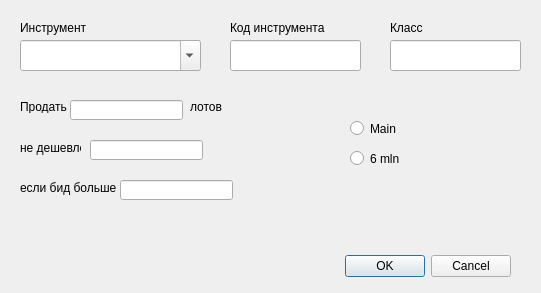
<?xml version="1.0" encoding="UTF-8"?>
<ui version="4.0">
 <class>pokrivator_editor</class>
 <widget class="QDialog" name="pokrivator_editor">
  <property name="geometry">
   <rect>
    <x>0</x>
    <y>0</y>
    <width>541</width>
    <height>293</height>
   </rect>
  </property>
  <property name="windowTitle">
   <string>Dialog</string>
  </property>
  <widget class="QDialogButtonBox" name="buttonBox">
   <property name="geometry">
    <rect>
     <x>170</x>
     <y>250</y>
     <width>341</width>
     <height>32</height>
    </rect>
   </property>
   <property name="orientation">
    <enum>Qt::Horizontal</enum>
   </property>
   <property name="standardButtons">
    <set>QDialogButtonBox::Cancel|QDialogButtonBox::Ok</set>
   </property>
  </widget>
  <widget class="QRadioButton" name="radioButton">
   <property name="geometry">
    <rect>
     <x>350</x>
     <y>120</y>
     <width>82</width>
     <height>17</height>
    </rect>
   </property>
   <property name="text">
    <string>Main</string>
   </property>
   <attribute name="buttonGroup">
    <string notr="true">buttonGroup</string>
   </attribute>
  </widget>
  <widget class="QRadioButton" name="radioButton_2">
   <property name="geometry">
    <rect>
     <x>350</x>
     <y>150</y>
     <width>82</width>
     <height>17</height>
    </rect>
   </property>
   <property name="text">
    <string>6 mln</string>
   </property>
   <attribute name="buttonGroup">
    <string notr="true">buttonGroup</string>
   </attribute>
  </widget>
  <widget class="QComboBox" name="editor_short_name">
   <property name="geometry">
    <rect>
     <x>20</x>
     <y>40</y>
     <width>181</width>
     <height>31</height>
    </rect>
   </property>
   <property name="editable">
    <bool>true</bool>
   </property>
  </widget>
  <widget class="QLabel" name="label">
   <property name="geometry">
    <rect>
     <x>20</x>
     <y>20</y>
     <width>91</width>
     <height>16</height>
    </rect>
   </property>
   <property name="text">
    <string>Инструмент</string>
   </property>
  </widget>
  <widget class="QLineEdit" name="editor_sell_quantity">
   <property name="geometry">
    <rect>
     <x>70</x>
     <y>100</y>
     <width>113</width>
     <height>20</height>
    </rect>
   </property>
  </widget>
  <widget class="QLabel" name="label_2">
   <property name="geometry">
    <rect>
     <x>20</x>
     <y>100</y>
     <width>47</width>
     <height>13</height>
    </rect>
   </property>
   <property name="text">
    <string>Продать</string>
   </property>
  </widget>
  <widget class="QLabel" name="label_3">
   <property name="geometry">
    <rect>
     <x>190</x>
     <y>100</y>
     <width>47</width>
     <height>13</height>
    </rect>
   </property>
   <property name="text">
    <string>лотов</string>
   </property>
  </widget>
  <widget class="QLabel" name="label_4">
   <property name="geometry">
    <rect>
     <x>20</x>
     <y>140</y>
     <width>61</width>
     <height>16</height>
    </rect>
   </property>
   <property name="text">
    <string>не дешевле</string>
   </property>
  </widget>
  <widget class="QLineEdit" name="editor_price">
   <property name="geometry">
    <rect>
     <x>90</x>
     <y>140</y>
     <width>113</width>
     <height>20</height>
    </rect>
   </property>
  </widget>
  <widget class="QLabel" name="label_5">
   <property name="geometry">
    <rect>
     <x>20</x>
     <y>180</y>
     <width>111</width>
     <height>16</height>
    </rect>
   </property>
   <property name="text">
    <string>если бид больше</string>
   </property>
  </widget>
  <widget class="QLineEdit" name="editor_min_bid">
   <property name="geometry">
    <rect>
     <x>120</x>
     <y>180</y>
     <width>113</width>
     <height>20</height>
    </rect>
   </property>
  </widget>
  <widget class="QLabel" name="label_6">
   <property name="geometry">
    <rect>
     <x>230</x>
     <y>20</y>
     <width>141</width>
     <height>16</height>
    </rect>
   </property>
   <property name="text">
    <string>Код инструмента</string>
   </property>
  </widget>
  <widget class="QLabel" name="label_7">
   <property name="geometry">
    <rect>
     <x>390</x>
     <y>20</y>
     <width>141</width>
     <height>16</height>
    </rect>
   </property>
   <property name="text">
    <string>Класс</string>
   </property>
  </widget>
  <widget class="QLineEdit" name="editor_sec_code">
   <property name="geometry">
    <rect>
     <x>230</x>
     <y>40</y>
     <width>131</width>
     <height>31</height>
    </rect>
   </property>
  </widget>
  <widget class="QLineEdit" name="editor_class_code">
   <property name="geometry">
    <rect>
     <x>390</x>
     <y>40</y>
     <width>131</width>
     <height>31</height>
    </rect>
   </property>
  </widget>
 </widget>
 <resources/>
 <connections>
  <connection>
   <sender>buttonBox</sender>
   <signal>accepted()</signal>
   <receiver>pokrivator_editor</receiver>
   <slot>accept()</slot>
   <hints>
    <hint type="sourcelabel">
     <x>248</x>
     <y>254</y>
    </hint>
    <hint type="destinationlabel">
     <x>157</x>
     <y>274</y>
    </hint>
   </hints>
  </connection>
  <connection>
   <sender>buttonBox</sender>
   <signal>rejected()</signal>
   <receiver>pokrivator_editor</receiver>
   <slot>reject()</slot>
   <hints>
    <hint type="sourcelabel">
     <x>316</x>
     <y>260</y>
    </hint>
    <hint type="destinationlabel">
     <x>286</x>
     <y>274</y>
    </hint>
   </hints>
  </connection>
 </connections>
 <buttongroups>
  <buttongroup name="buttonGroup"/>
 </buttongroups>
</ui>
